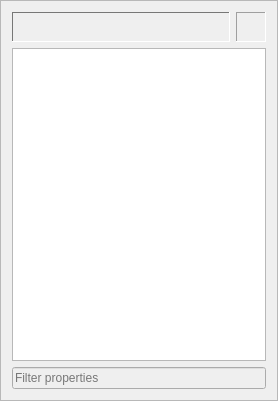
<?xml version="1.0" encoding="UTF-8"?>
<ui version="4.0">
 <class>ItemPropertiesWidget</class>
 <widget class="QFrame" name="ItemPropertiesWidget">
  <property name="geometry">
   <rect>
    <x>0</x>
    <y>0</y>
    <width>278</width>
    <height>401</height>
   </rect>
  </property>
  <property name="windowTitle">
   <string>Frame</string>
  </property>
  <property name="frameShape">
   <enum>QFrame::StyledPanel</enum>
  </property>
  <property name="lineWidth">
   <number>0</number>
  </property>
  <layout class="QVBoxLayout" name="verticalLayout">
   <item>
    <layout class="QHBoxLayout" name="horizontalLayout">
     <item>
      <widget class="QLabel" name="Title">
       <property name="palette">
        <palette>
         <active>
          <colorrole role="WindowText">
           <brush brushstyle="SolidPattern">
            <color alpha="255">
             <red>0</red>
             <green>0</green>
             <blue>0</blue>
            </color>
           </brush>
          </colorrole>
          <colorrole role="Button">
           <brush brushstyle="SolidPattern">
            <color alpha="255">
             <red>238</red>
             <green>238</green>
             <blue>236</blue>
            </color>
           </brush>
          </colorrole>
          <colorrole role="Light">
           <brush brushstyle="SolidPattern">
            <color alpha="255">
             <red>255</red>
             <green>255</green>
             <blue>255</blue>
            </color>
           </brush>
          </colorrole>
          <colorrole role="Midlight">
           <brush brushstyle="SolidPattern">
            <color alpha="255">
             <red>246</red>
             <green>246</green>
             <blue>245</blue>
            </color>
           </brush>
          </colorrole>
          <colorrole role="Dark">
           <brush brushstyle="SolidPattern">
            <color alpha="255">
             <red>119</red>
             <green>119</green>
             <blue>118</blue>
            </color>
           </brush>
          </colorrole>
          <colorrole role="Mid">
           <brush brushstyle="SolidPattern">
            <color alpha="255">
             <red>159</red>
             <green>159</green>
             <blue>157</blue>
            </color>
           </brush>
          </colorrole>
          <colorrole role="Text">
           <brush brushstyle="SolidPattern">
            <color alpha="255">
             <red>0</red>
             <green>0</green>
             <blue>0</blue>
            </color>
           </brush>
          </colorrole>
          <colorrole role="BrightText">
           <brush brushstyle="SolidPattern">
            <color alpha="255">
             <red>255</red>
             <green>255</green>
             <blue>255</blue>
            </color>
           </brush>
          </colorrole>
          <colorrole role="ButtonText">
           <brush brushstyle="SolidPattern">
            <color alpha="255">
             <red>0</red>
             <green>0</green>
             <blue>0</blue>
            </color>
           </brush>
          </colorrole>
          <colorrole role="Base">
           <brush brushstyle="SolidPattern">
            <color alpha="255">
             <red>255</red>
             <green>255</green>
             <blue>255</blue>
            </color>
           </brush>
          </colorrole>
          <colorrole role="Window">
           <brush brushstyle="SolidPattern">
            <color alpha="255">
             <red>238</red>
             <green>238</green>
             <blue>236</blue>
            </color>
           </brush>
          </colorrole>
          <colorrole role="Shadow">
           <brush brushstyle="SolidPattern">
            <color alpha="255">
             <red>0</red>
             <green>0</green>
             <blue>0</blue>
            </color>
           </brush>
          </colorrole>
          <colorrole role="AlternateBase">
           <brush brushstyle="SolidPattern">
            <color alpha="255">
             <red>246</red>
             <green>246</green>
             <blue>245</blue>
            </color>
           </brush>
          </colorrole>
          <colorrole role="ToolTipBase">
           <brush brushstyle="SolidPattern">
            <color alpha="255">
             <red>255</red>
             <green>255</green>
             <blue>220</blue>
            </color>
           </brush>
          </colorrole>
          <colorrole role="ToolTipText">
           <brush brushstyle="SolidPattern">
            <color alpha="255">
             <red>0</red>
             <green>0</green>
             <blue>0</blue>
            </color>
           </brush>
          </colorrole>
          <colorrole role="PlaceholderText">
           <brush brushstyle="SolidPattern">
            <color alpha="128">
             <red>0</red>
             <green>0</green>
             <blue>0</blue>
            </color>
           </brush>
          </colorrole>
         </active>
         <inactive>
          <colorrole role="WindowText">
           <brush brushstyle="SolidPattern">
            <color alpha="255">
             <red>0</red>
             <green>0</green>
             <blue>0</blue>
            </color>
           </brush>
          </colorrole>
          <colorrole role="Button">
           <brush brushstyle="SolidPattern">
            <color alpha="255">
             <red>238</red>
             <green>238</green>
             <blue>236</blue>
            </color>
           </brush>
          </colorrole>
          <colorrole role="Light">
           <brush brushstyle="SolidPattern">
            <color alpha="255">
             <red>255</red>
             <green>255</green>
             <blue>255</blue>
            </color>
           </brush>
          </colorrole>
          <colorrole role="Midlight">
           <brush brushstyle="SolidPattern">
            <color alpha="255">
             <red>246</red>
             <green>246</green>
             <blue>245</blue>
            </color>
           </brush>
          </colorrole>
          <colorrole role="Dark">
           <brush brushstyle="SolidPattern">
            <color alpha="255">
             <red>119</red>
             <green>119</green>
             <blue>118</blue>
            </color>
           </brush>
          </colorrole>
          <colorrole role="Mid">
           <brush brushstyle="SolidPattern">
            <color alpha="255">
             <red>159</red>
             <green>159</green>
             <blue>157</blue>
            </color>
           </brush>
          </colorrole>
          <colorrole role="Text">
           <brush brushstyle="SolidPattern">
            <color alpha="255">
             <red>0</red>
             <green>0</green>
             <blue>0</blue>
            </color>
           </brush>
          </colorrole>
          <colorrole role="BrightText">
           <brush brushstyle="SolidPattern">
            <color alpha="255">
             <red>255</red>
             <green>255</green>
             <blue>255</blue>
            </color>
           </brush>
          </colorrole>
          <colorrole role="ButtonText">
           <brush brushstyle="SolidPattern">
            <color alpha="255">
             <red>0</red>
             <green>0</green>
             <blue>0</blue>
            </color>
           </brush>
          </colorrole>
          <colorrole role="Base">
           <brush brushstyle="SolidPattern">
            <color alpha="255">
             <red>255</red>
             <green>255</green>
             <blue>255</blue>
            </color>
           </brush>
          </colorrole>
          <colorrole role="Window">
           <brush brushstyle="SolidPattern">
            <color alpha="255">
             <red>238</red>
             <green>238</green>
             <blue>236</blue>
            </color>
           </brush>
          </colorrole>
          <colorrole role="Shadow">
           <brush brushstyle="SolidPattern">
            <color alpha="255">
             <red>0</red>
             <green>0</green>
             <blue>0</blue>
            </color>
           </brush>
          </colorrole>
          <colorrole role="AlternateBase">
           <brush brushstyle="SolidPattern">
            <color alpha="255">
             <red>246</red>
             <green>246</green>
             <blue>245</blue>
            </color>
           </brush>
          </colorrole>
          <colorrole role="ToolTipBase">
           <brush brushstyle="SolidPattern">
            <color alpha="255">
             <red>255</red>
             <green>255</green>
             <blue>220</blue>
            </color>
           </brush>
          </colorrole>
          <colorrole role="ToolTipText">
           <brush brushstyle="SolidPattern">
            <color alpha="255">
             <red>0</red>
             <green>0</green>
             <blue>0</blue>
            </color>
           </brush>
          </colorrole>
          <colorrole role="PlaceholderText">
           <brush brushstyle="SolidPattern">
            <color alpha="128">
             <red>0</red>
             <green>0</green>
             <blue>0</blue>
            </color>
           </brush>
          </colorrole>
         </inactive>
         <disabled>
          <colorrole role="WindowText">
           <brush brushstyle="SolidPattern">
            <color alpha="255">
             <red>119</red>
             <green>119</green>
             <blue>118</blue>
            </color>
           </brush>
          </colorrole>
          <colorrole role="Button">
           <brush brushstyle="SolidPattern">
            <color alpha="255">
             <red>238</red>
             <green>238</green>
             <blue>236</blue>
            </color>
           </brush>
          </colorrole>
          <colorrole role="Light">
           <brush brushstyle="SolidPattern">
            <color alpha="255">
             <red>255</red>
             <green>255</green>
             <blue>255</blue>
            </color>
           </brush>
          </colorrole>
          <colorrole role="Midlight">
           <brush brushstyle="SolidPattern">
            <color alpha="255">
             <red>246</red>
             <green>246</green>
             <blue>245</blue>
            </color>
           </brush>
          </colorrole>
          <colorrole role="Dark">
           <brush brushstyle="SolidPattern">
            <color alpha="255">
             <red>119</red>
             <green>119</green>
             <blue>118</blue>
            </color>
           </brush>
          </colorrole>
          <colorrole role="Mid">
           <brush brushstyle="SolidPattern">
            <color alpha="255">
             <red>159</red>
             <green>159</green>
             <blue>157</blue>
            </color>
           </brush>
          </colorrole>
          <colorrole role="Text">
           <brush brushstyle="SolidPattern">
            <color alpha="255">
             <red>119</red>
             <green>119</green>
             <blue>118</blue>
            </color>
           </brush>
          </colorrole>
          <colorrole role="BrightText">
           <brush brushstyle="SolidPattern">
            <color alpha="255">
             <red>255</red>
             <green>255</green>
             <blue>255</blue>
            </color>
           </brush>
          </colorrole>
          <colorrole role="ButtonText">
           <brush brushstyle="SolidPattern">
            <color alpha="255">
             <red>119</red>
             <green>119</green>
             <blue>118</blue>
            </color>
           </brush>
          </colorrole>
          <colorrole role="Base">
           <brush brushstyle="SolidPattern">
            <color alpha="255">
             <red>238</red>
             <green>238</green>
             <blue>236</blue>
            </color>
           </brush>
          </colorrole>
          <colorrole role="Window">
           <brush brushstyle="SolidPattern">
            <color alpha="255">
             <red>238</red>
             <green>238</green>
             <blue>236</blue>
            </color>
           </brush>
          </colorrole>
          <colorrole role="Shadow">
           <brush brushstyle="SolidPattern">
            <color alpha="255">
             <red>0</red>
             <green>0</green>
             <blue>0</blue>
            </color>
           </brush>
          </colorrole>
          <colorrole role="AlternateBase">
           <brush brushstyle="SolidPattern">
            <color alpha="255">
             <red>238</red>
             <green>238</green>
             <blue>236</blue>
            </color>
           </brush>
          </colorrole>
          <colorrole role="ToolTipBase">
           <brush brushstyle="SolidPattern">
            <color alpha="255">
             <red>255</red>
             <green>255</green>
             <blue>220</blue>
            </color>
           </brush>
          </colorrole>
          <colorrole role="ToolTipText">
           <brush brushstyle="SolidPattern">
            <color alpha="255">
             <red>0</red>
             <green>0</green>
             <blue>0</blue>
            </color>
           </brush>
          </colorrole>
          <colorrole role="PlaceholderText">
           <brush brushstyle="SolidPattern">
            <color alpha="128">
             <red>0</red>
             <green>0</green>
             <blue>0</blue>
            </color>
           </brush>
          </colorrole>
         </disabled>
        </palette>
       </property>
       <property name="frameShape">
        <enum>QFrame::Panel</enum>
       </property>
       <property name="frameShadow">
        <enum>QFrame::Sunken</enum>
       </property>
       <property name="text">
        <string/>
       </property>
      </widget>
     </item>
     <item>
      <widget class="QLabel" name="lblicon">
       <property name="minimumSize">
        <size>
         <width>30</width>
         <height>30</height>
        </size>
       </property>
       <property name="maximumSize">
        <size>
         <width>30</width>
         <height>30</height>
        </size>
       </property>
       <property name="frameShape">
        <enum>QFrame::Panel</enum>
       </property>
       <property name="frameShadow">
        <enum>QFrame::Sunken</enum>
       </property>
       <property name="text">
        <string/>
       </property>
      </widget>
     </item>
    </layout>
   </item>
   <item>
    <widget class="QTableView" name="tableView">
     <property name="selectionBehavior">
      <enum>QAbstractItemView::SelectRows</enum>
     </property>
     <property name="sortingEnabled">
      <bool>true</bool>
     </property>
     <attribute name="horizontalHeaderShowSortIndicator" stdset="0">
      <bool>true</bool>
     </attribute>
     <attribute name="horizontalHeaderStretchLastSection">
      <bool>true</bool>
     </attribute>
     <attribute name="verticalHeaderVisible">
      <bool>false</bool>
     </attribute>
     <attribute name="verticalHeaderMinimumSectionSize">
      <number>24</number>
     </attribute>
     <attribute name="verticalHeaderDefaultSectionSize">
      <number>24</number>
     </attribute>
    </widget>
   </item>
   <item>
    <widget class="QLineEdit" name="edtFilter">
     <property name="enabled">
      <bool>false</bool>
     </property>
     <property name="placeholderText">
      <string>Filter properties</string>
     </property>
    </widget>
   </item>
  </layout>
 </widget>
 <resources/>
 <connections/>
</ui>
